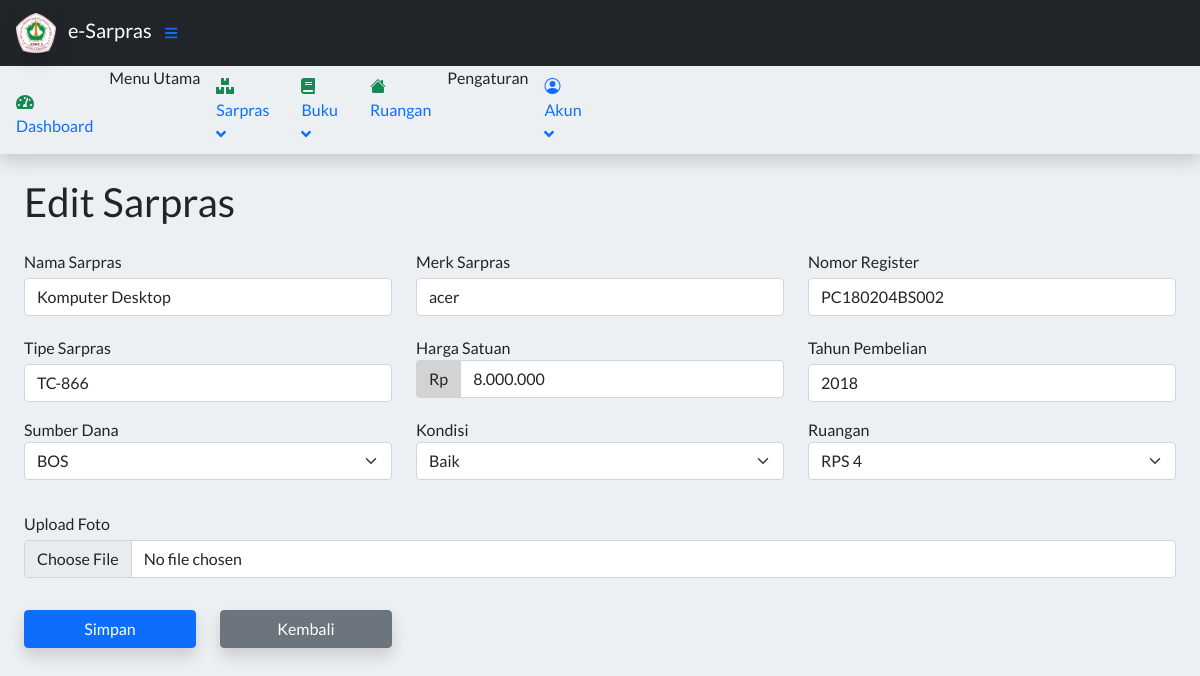
The page /index.php?page=EditBarang&id=2 (signed in) on the database its author committed.
### tables this page shows
CREATE TABLE `tbarang` (
  `idAset` int(11) NOT NULL,
  `namaBarang` varchar(50) NOT NULL,
  `fotoBarang` varchar(255) DEFAULT 'box-seam.svg',
  `merkBarang` varchar(30) DEFAULT NULL,
  `tipeBarang` varchar(30) NOT NULL,
  `nomorRegister` varchar(30) DEFAULT NULL,
  `hargaSatuan` int(20) DEFAULT 0,
  `tahunPembelian` int(4) DEFAULT NULL,
  `sumberDana` enum('BOS','BOSDA') DEFAULT NULL,
  `kondisiBarang` enum('Baik','Rusak') NOT NULL,
  `linkRuangan` int(11) NOT NULL,
  `isDeleted` tinyint(1) NOT NULL DEFAULT 0
);

### config/connect.php (called while the page is built)
<?php
    $db = mysqli_connect('localhost', 'root', '', 'inventorymanagement');
    function querySql($query)
        {
        global $db;
        $item = mysqli_query($db, $query);
        $items = [];
        while ($row = mysqli_fetch_assoc($item)) {
            $items[] = $row;
            }
        return $items;
        }

### contents/Barang/editbarang.php (the view, shortened to what this page needs)
<main>
  <div class="container-fluid px-4">
    <h1 class="mt-4">Edit Sarpras</h1>
        <?php
    include 'config/barangfunctions.php';
    $queryruangan = querySql("SELECT * FROM truangan WHERE isDeleted = 0");
    $id = $_GET['id'];
    $result = mysqli_query($db, "SELECT * FROM tbarang WHERE idAset='$id'");
    $barang = mysqli_fetch_assoc($result);
    $query = mysqli_query($db, "SELECT * FROM truangan WHERE idRuangan = '$barang[linkRuangan]'");
    $ruangan = (mysqli_fetch_assoc($query));
      $nilai = $barang['hargaSatuan'];
    $harga = number_format($nilai,0,',','.');
 ?>
    <div class="row">
             <form action="" method="POST" enctype="multipart/form-data">
             <div class="row mt-3">
        <div class="col-md">
            <label for="namaBarang">Nama Sarpras</label>
            <input type="text" class="form-control mb-1 mt-1" id="disabledInput" name="namaBarang"  value="<?= $barang['namaBarang'] ?>">
          </div>
        <div class="col-md">
            <label for="merkBarang">Merk Sarpras</label>
            <input type="text" class="form-control mb-1 mt-1" id="disabledInput" name="merkBarang"  value="<?= $barang['merkBarang'] ?>">
          </div>
        <div class="col-md">
            <label for="nomorRegister">Nomor Register</label>
            <input type="text" class="form-control mt-1" id="disabledInput" name="nomorRegister"  value="<?= $barang['nomorRegister'] ?>">
        </div>
    </div>
    <div class="row mt-3">
        <div class="col-md">
            <label for="">Tipe Sarpras</label>
            <input type="text" class="form-control mt-1" id="disabledInput" name="tipeBarang"  value="<?= $barang['tipeBarang'] ?>">
        </div>
        <div class="col-md">
            <label for="">Harga Satuan</label>
            <div class="input-group">
            <div class="input-group-text" style="background-color:lightgrey;">Rp</div>
            <input type="text" id="rupiah" class="form-control" name="hargaSatuan" value="<?= $harga ?>" onkeydown="return numbersonly(this, event);" onkeyup="javascript:tandaPemisahTitik(this);" >
            </div>
        </div>
           <div class="col-md">
             <label for="">Tahun Pembelian</label>
             <input type="number" oninput="javascript: if (this.value.length > this.maxLength) this.value = this.value.slice(0, this.maxLength);" class="form-control mt-1" id="disabledInput" name="tahunPembelian" maxlength="4" value="<?= $barang['tahunPembelian'] ?>">
        </div>
    </div>
        <div class="row mb-3">
           <div class="col-md mt-3">
             <label for="">Sumber Dana</label>
                            <select id="" name="sumberDana" class="form-select">
                               <?php if ($barang['sumberDana'] == 'BOS') : ?>
                                <option value="BOS" selected>BOS</option>
                            <?php else : ?>
                                <option value="BOS">BOS</option>
                                <option value="BOSDA" selected>BOSDA</option>
                            <?php endif; ?>
                            </select>
                        </div>
         <div class="col-md mt-3">
             <label for="">Kondisi</label>
             <select id="" name="kondisiBarang" class="form-select">
                            <?php if ($barang['kondisiBarang'] == 'Baik') : ?>
                                <option value="Baik" selected>Baik</option>
                            <?php else : ?>
                                <option value="Baik">Baik</option>
                                <option value="Rusak" selected>Rusak</option>
                            <?php endif; ?>
                            </select>
        </div>
         <div class="col-md mt-3">
             <label for="">Ruangan</label>
             <select id="" name="linkRuangan" class="form-select">
                <?php foreach($queryruangan as $ruangans) : ?>
              <option
               <?php if($ruangans["idRuangan"] == $ruangan["idRuangan"]) {
                echo "selected";
               } ?>
               value="<?= $ruangans['idRuangan']; ?>"><?= $ruangans['namaRuangan']; ?>
               </option>
            <?php endforeach; ?>
                            </select>
                        </div>
                    </div>
      <div class="row mb-3">
           <div class="col-md mt-3">
             <label for="">Upload Foto</label>
             <input type="file" class="form-control mt-1" id="disabledInput" name="fotoBarang">
        </div>
    </div>
        <div class="row">
        <div class="col-md-2 mt-3 ">
            <div class="d-grid">
                       <button type="submit" name="edit" class="btn btn-primary shadow">Simpan</button>
                    </div>
                </div>
                       <div class="col-md-2 mt-3 mb-3">
            <div class="d-grid">
                   <a href="index.php?page=DetailBarang&id=<?php echo $barang['idAset']; ?>"class="btn btn-secondary shadow">Kembali</a>
                </div>
                </div>
            </form>
            </div>
        </div>
      </div>
  </div>

### index.php (style rules this page uses)
body { background-color: rgb(237, 240, 243); font-family: 'Lato', sans-serif; }

### rows shown on the page
tbarang: namaBarang "Komputer Desktop", merkBarang "acer", nomorRegister "PC180204BS002", tipeBarang "TC-866", hargaSatuan "8.000.000", tahunPembelian "2018", sumberDana "BOS", kondisiBarang "Baik"

### other values the page prints
form field linkRuangan "RPS 4"
